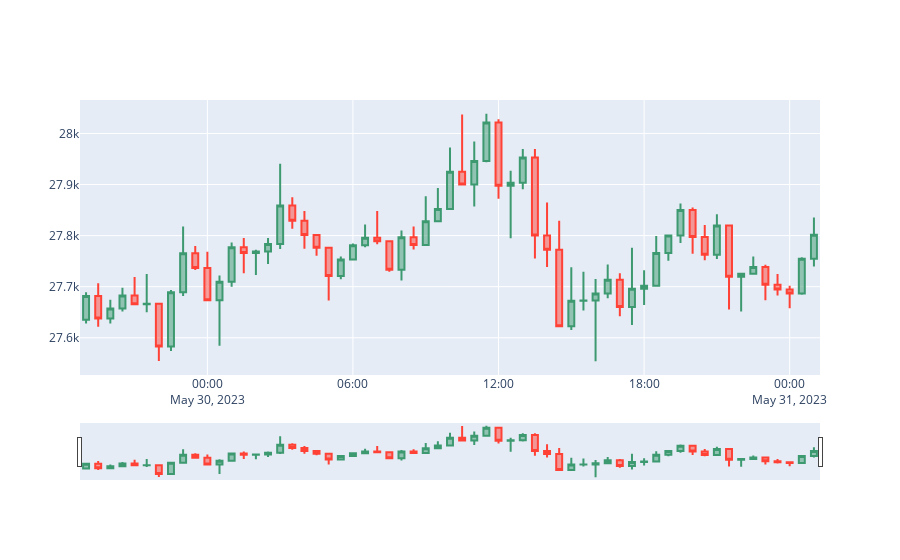

Notebook code cell kept with this figure:
### Code cell
# plot Y_text with X axis time
mid_time = X_test.index.to_series().sample(1).values[0]
print(mid_time)
# start_time = X_test.index.to_series().sample(1).values[0]
start_time = mid_time-pd.Timedelta('3 hours')
end_time = start_time+pd.Timedelta('30 hours')


# candle plot of price for given time
import plotly.graph_objects as go
import plotly.express as px

fig = go.Figure(data=[go.Candlestick(x=X.loc[start_time:end_time].index,
                open=X.loc[start_time:end_time, 'Open'],
                high=X.loc[start_time:end_time, 'High'],
                low=X.loc[start_time:end_time, 'Low'],
                close=X.loc[start_time:end_time, 'Close'])])

fig.show()
